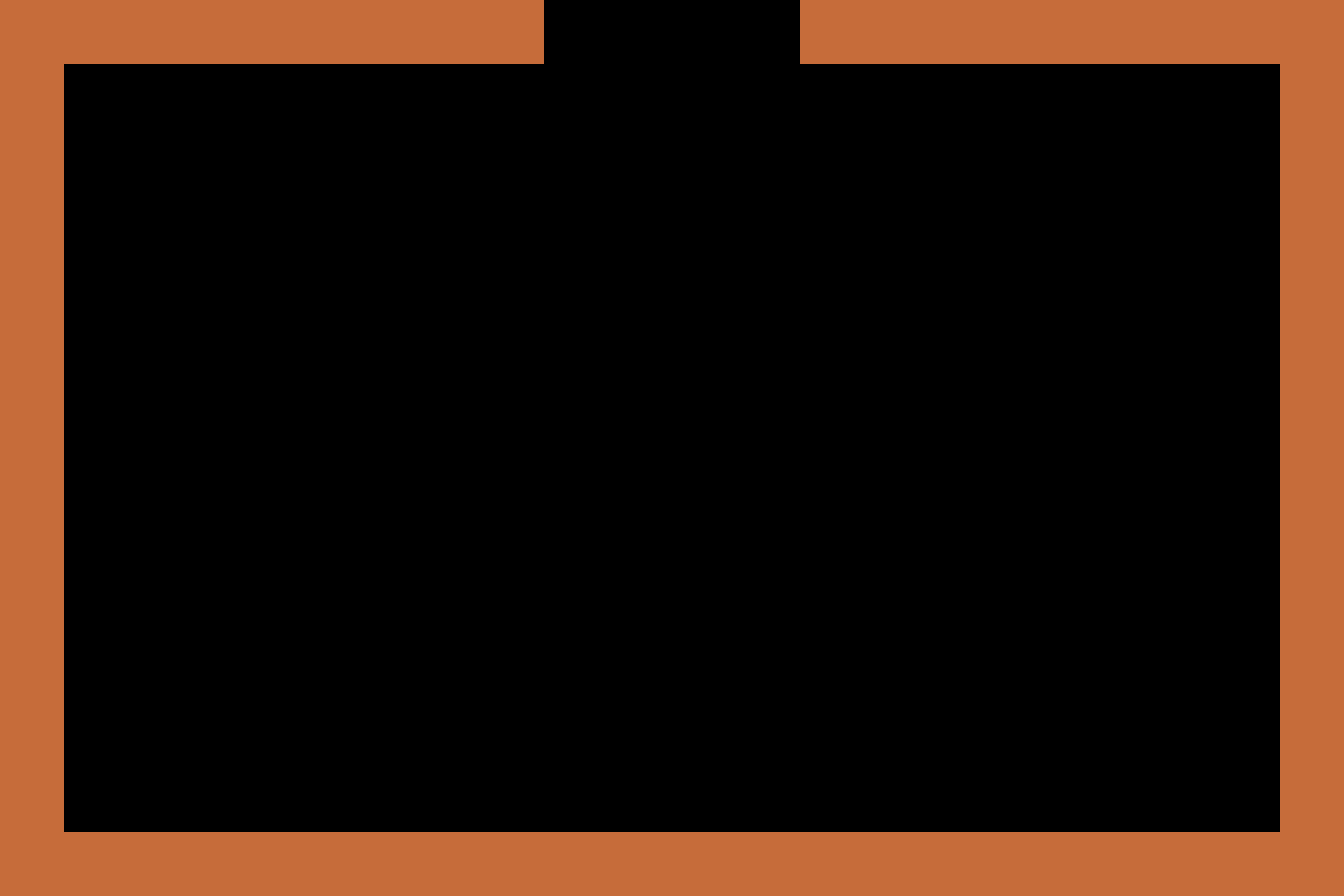

Below is a game level as drawn by its tile map, then a one-line description and the .tmx that defines it (tile-layer data replaced by summaries):
An orthogonal 42x28 tile map with 32x32 px tiles, 2 tile layers (Collision Tiles, NonCollision Tiles) and 9 objects (4x screenTransition, 4x item, itemTemplate).

<map version="1.0" orientation="orthogonal" width="42" height="28" tilewidth="32" tileheight="32">
 <tileset firstgid="1" name="tileset" tilewidth="32" tileheight="32">
  <image source="tileset.png" width="512" height="512" />
  <tile id="78">
   <properties>
    <property name="collision" value="true" />
   </properties>
  </tile>
 </tileset>
 <layer name="Collision Tiles" width="42" height="28">
  <data>[1176 cells, 248 non-empty, 1 distinct tile ids]</data>
 </layer>
 <layer name="NonCollision Tiles" width="42" height="28">
  <data>[1176 cells, 0 non-empty, 0 distinct tile ids]</data>
 </layer>
 <objectgroup name="Object Layer 1" width="42" height="28">
  <object name="S" type="screenTransition" x="512" y="898" width="322" height="86" />
  <object name="N" type="screenTransition" x="512" y="-95" width="322" height="86" />
  <object name="E" type="screenTransition" x="1345" y="280" width="120" height="292" />
  <object name="W" type="screenTransition" x="-123" y="269" width="120" height="292" />
  <object name="Black Key" type="item" gid="2" x="126" y="154">
   <properties>
    <property name="color" value="black" />
    <property name="itemType" value="key" />
    <property name="texture" value="black_key.png" />
   </properties>
  </object>
  <object name="Dragon Spawner 1" type="item" gid="8" x="158" y="758">
   <properties>
    <property name="itemType" value="spawner" />
    <property name="scale" value=".2" />
    <property name="spawns" value="Yellow Dragon" />
    <property name="texture" value="spawner.png" />
   </properties>
  </object>
  <object name="Dragon Spawner 3" type="item" gid="8" x="1166" y="776">
   <properties>
    <property name="itemType" value="spawner" />
    <property name="scale" value=".2" />
    <property name="spawns" value="Yellow Dragon" />
    <property name="texture" value="spawner.png" />
   </properties>
  </object>
  <object name="Dragon Spawner 2" type="item" gid="8" x="658" y="768">
   <properties>
    <property name="itemType" value="spawner" />
    <property name="scale" value=".2" />
    <property name="spawns" value="Yellow Dragon" />
    <property name="texture" value="spawner.png" />
   </properties>
  </object>
  <object name="Yellow Dragon" type="itemTemplate" gid="3" x="194" y="718">
   <properties>
    <property name="frames" value="3" />
    <property name="itemType" value="dragon" />
    <property name="texture" value="yellow_dragon.png" />
   </properties>
  </object>
 </objectgroup>
</map>
